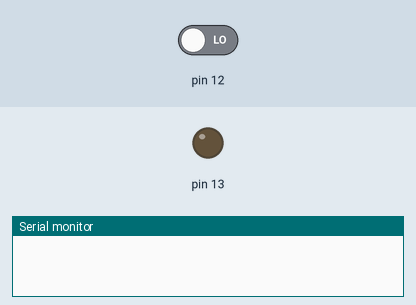
This sketch was run on a simulated Arduino Uno, built with avr-gcc and run on an emulated ATmega328P. Shown: output pins drawn as LEDs (lit = HIGH), the last lines printed to the serial monitor. The test bench sets the inputs (shaded band); at power-on: pin 12 LOW.

Above: at 1.2 s.
1.3 s: pin 12 driven HIGH
2.8 s: pin 12 driven LOW
At 3.6 s:
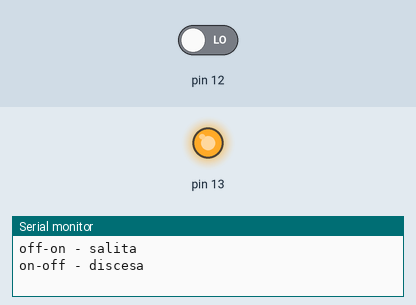
Timing chart, 0 to 5.8 s (numbered marks = the images above; inputs shaded):
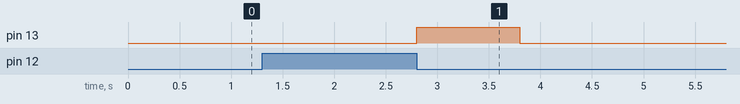

Measured:
- after the input at 2.8 s, pin 13: LOW → HIGH at once, → LOW 1.0 s later

The sketch:

switch-as-tasto.ino
```cpp
void setup() {
  Serial.begin(9600);
  pinMode(12, INPUT);
  pinMode(13, OUTPUT);
}

bool tasto;
bool prev_tasto;

void loop() {
  tasto = digitalRead(12);

  if (!prev_tasto && tasto) {
    Serial.println("off-on - salita");
    prev_tasto = tasto;
  }

  if (prev_tasto && !tasto) {
    Serial.println("on-off - discesa");
    prev_tasto = tasto;
    digitalWrite(13, HIGH);
    delay(1000);
    digitalWrite(13, LOW);

  }

}
```
